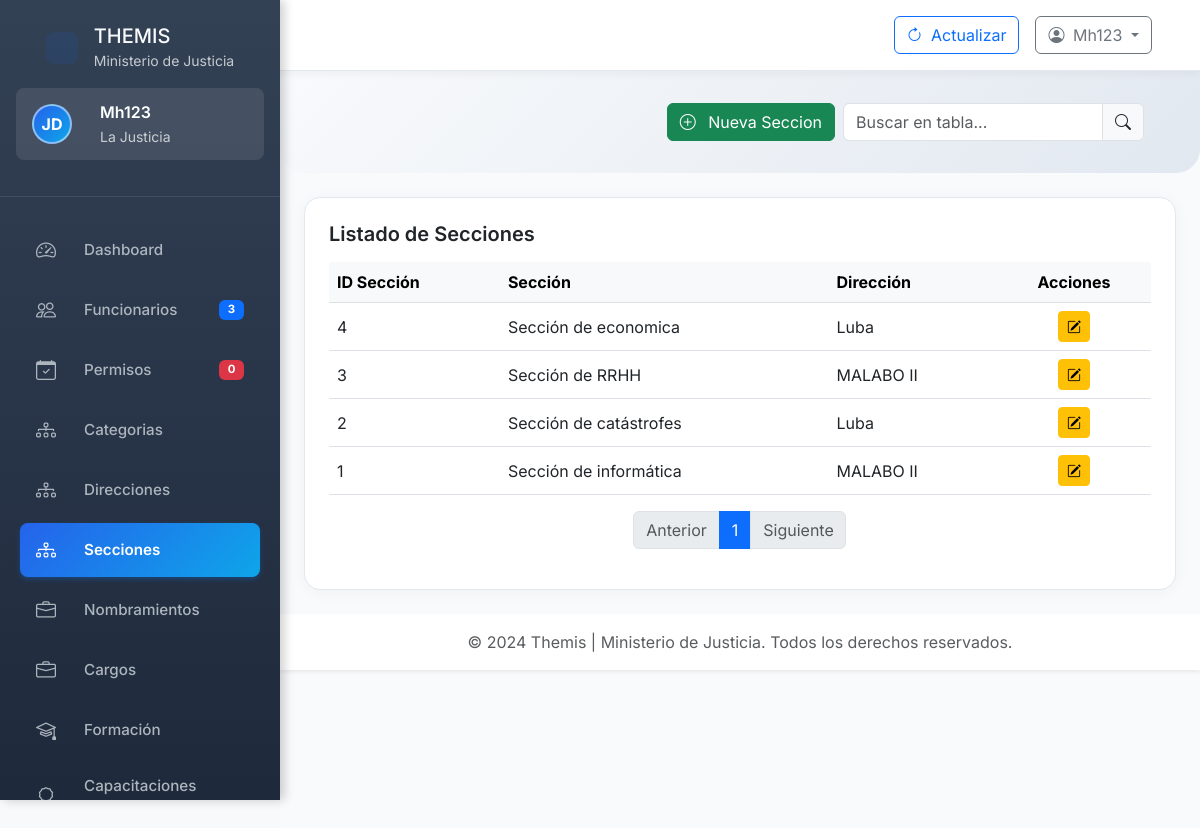
The app's page /administrador/secciones.php (signed in) with its own data.
### tables this page shows
CREATE TABLE secciones (
    Id_seccion INT AUTO_INCREMENT PRIMARY KEY,
    Id_direccion INT,
    nombre VARCHAR(100),
    FOREIGN KEY (Id_direccion) REFERENCES direcciones(Id_direccion)
);

CREATE TABLE direcciones (
    Id_direccion INT AUTO_INCREMENT PRIMARY KEY,
    nombre VARCHAR(100) NOT NULL,
    ubicacion VARCHAR(150),
    distrito VARCHAR(100),
    provincia VARCHAR(100),
    region VARCHAR(100)
);

### administrador/secciones.php (the view, shortened to what this page needs)
<?php
include_once '../includes/header.php';
?>
<?php
include_once '../includes/silebar_admin.php';
?>
<body>
    <div class="container-fluid p-0">
        <div class="row g-0">
            <div class="main-content" id="mainContent">
                <div class="header-section">
                    <div class="row align-items-center">
                        <div class="col-md-12 text-md-end mt-3 mt-md-0">
                            <div
                                class="d-flex justify-content-md-end align-items-center gap-2 flex-wrap justify-content-center">
                                <button type="button" class="btn btn-success" data-bs-toggle="modal" data-bs-target="#addSeccionModal">
                                    <i class="bi bi-plus-circle me-2"></i> Nueva Seccion
                                </button>
                                <div class="input-group" style="width: auto;">
                                    <input type="text" class="form-control" id="liveSearchInput"
                                        placeholder="Buscar en tabla...">
                                    <span class="input-group-text"><i class="bi bi-search"></i></span>
                                </div>
                            </div>
                        </div>
                    </div>
                </div>
                <div class="container-fluid px-4">
                    <div class="table-custom mb-4 p-4">
                        <div class="d-flex justify-content-between align-items-center mb-3">
                            <h5 class="mb-0 fw-semibold">Listado de Secciones</h5>
                        </div>
                        <div class="table-responsive">
                            <?php
                            try {
                                $pdo = new PDO($dsn, $user, $pass, $options);
                            } catch (PDOException $e) {
                                die("Error de conexión: " . $e->getMessage());
                            }
                            $sql = "SELECT s.Id_seccion, s.Id_direccion, s.nombre AS nombre_seccion, d.nombre AS nombre_direccion
            FROM secciones s
            JOIN direcciones d ON s.Id_direccion = d.Id_direccion
            ORDER BY s.Id_seccion DESC";
                            $stmt = $pdo->prepare($sql);
                            $stmt->execute();
                            $secciones = $stmt->fetchAll(PDO::FETCH_ASSOC);
                            ?>
                            <table class="table table-hover align-middle mb-0" id="funcionariosTable">
                                <thead class="table-light">
                                    <tr>
                                        <th>ID Sección</th>
                                        <th>Sección</th>
                                        <th>Dirección</th>
                                        <th class="text-center">Acciones</th>
                                    </tr>
                                </thead>
                                <tbody id="funcionariosTableBody">
                                    <?php if ($secciones): ?>
                                        <?php foreach ($secciones as $seccion): ?>
                                            <tr>
                                                <td><?= htmlspecialchars($seccion['Id_seccion']) ?></td>
                                                <td><?= htmlspecialchars($seccion['nombre_seccion']) ?></td>
                                                <td><?= htmlspecialchars($seccion['nombre_direccion']) ?></td>
                                                <td class="text-center">
                                                    <div class="d-flex justify-content-center gap-2">
                                                        <button
                                                            class="btn btn-sm btn-warning btn-editar-seccion"
                                                            data-bs-toggle="modal"
                                                            data-bs-target="#editSeccionModal"
                                                            data-id="<?= $seccion['Id_seccion'] ?>"
                                                            data-id_direccion="<?= $seccion['Id_direccion'] ?>"
                                                            data-nombre="<?= htmlspecialchars($seccion['nombre_seccion']) ?>"
                                                            title="Editar sección">
                                                            <i class="bi bi-pencil-square"></i>
                                                        </button>
                                                    </div>
                                                </td>
                                            </tr>
                                        <?php endforeach; ?>
                                    <?php else: ?>
                                        <tr>
                                            <td colspan="4" class="text-center text-muted">No hay secciones registradas</td>
                                        </tr>
                                    <?php endif; ?>
                                </tbody>
                            </table>
                        </div>
                        <nav aria-label="Page navigation example" class="mt-3">
                            <ul class="pagination justify-content-center" id="paginationControls">
                            </ul>
                        </nav>
                    </div>
                </div>
                <footer class="footer bg-white shadow-sm py-3 mt-auto">
                    <div class="container-fluid text-center">
                        <span class="text-muted">© 2024 Themis | Ministerio de Justicia. Todos los derechos
                            reservados.</span>
                    </div>
                </footer>
            </div>
        </div>
    </div>
    <?php
    include_once '../includes/footer.php';
    ?>

### includes/header.php (style rules this page uses)
:root { --primary-color: #2563eb; --secondary-color: #475569; --accent-color: #0ea5e9; --success-color: #059669; --warning-color: #d97706; --danger-color: #dc2626; --dark-color: #1e293b; --light-color: #f8fafc; --border-color: #e2e8f0; --sidebar-bg: #334155; --sidebar-hover: #475569; --sidebar-width-desktop: 280px; --sidebar-width-tablet: 240px; --sidebar-width-mobile: 100%; }
body { background-color: #f1f5f9; font-family: 'Inter', 'Segoe UI', Tahoma, Geneva, Verdana, sans-serif; margin: 0; padding: 0; overflow-x: hidden; }
.main-content { margin-left: var(--sidebar-width-desktop); background-color: #f8fafc; min-height: 100vh; transition: all 0.3s ease; width: calc(100% - var(--sidebar-width-desktop)); }
.header-section { background: linear-gradient(135deg, #f8fafc 0%, #e2e8f0 100%); color: var(--dark-color); padding: 32px; margin-bottom: 24px; border-radius: 0 0 24px 24px; }
.table-custom { background: white; border-radius: 16px; overflow: hidden; box-shadow: 0 2px 16px rgba(0, 0, 0, 0.04); border: 1px solid var(--border-color); overflow-x: auto; }
.table-custom thead { background: linear-gradient(135deg, #f8fafc 0%, #e2e8f0 100%); color: var(--dark-color); }
.container-fluid { padding-left: 0; padding-right: 0; }
@media (min-width: 1200px) { .main-content { margin-left: var(--sidebar-width-desktop); width: calc(100% - var(--sidebar-width-desktop)); } }
.main-content * { max-width: 100%; box-sizing: border-box; }
* { transition: margin 0.3s ease, width 0.3s ease, padding 0.3s ease; }
body { font-family: 'Inter', sans-serif; background-color: #f8f9fa; }

### records on screen
secciones: Id_seccion "4", nombre "Sección de economica", Id_direccion.nombre "Luba"
secciones: Id_seccion "3", nombre "Sección de RRHH", Id_direccion.nombre "MALABO II"
secciones: Id_seccion "2", nombre "Sección de catástrofes", Id_direccion.nombre "Luba"
secciones: Id_seccion "1", nombre "Sección de informática", Id_direccion.nombre "MALABO II"

### other values on screen
$nombre_usuario "Mh123"
$dashboardData['totalFuncionarios'] "3"
$dashboardData['permisosPendientes'] "0"
